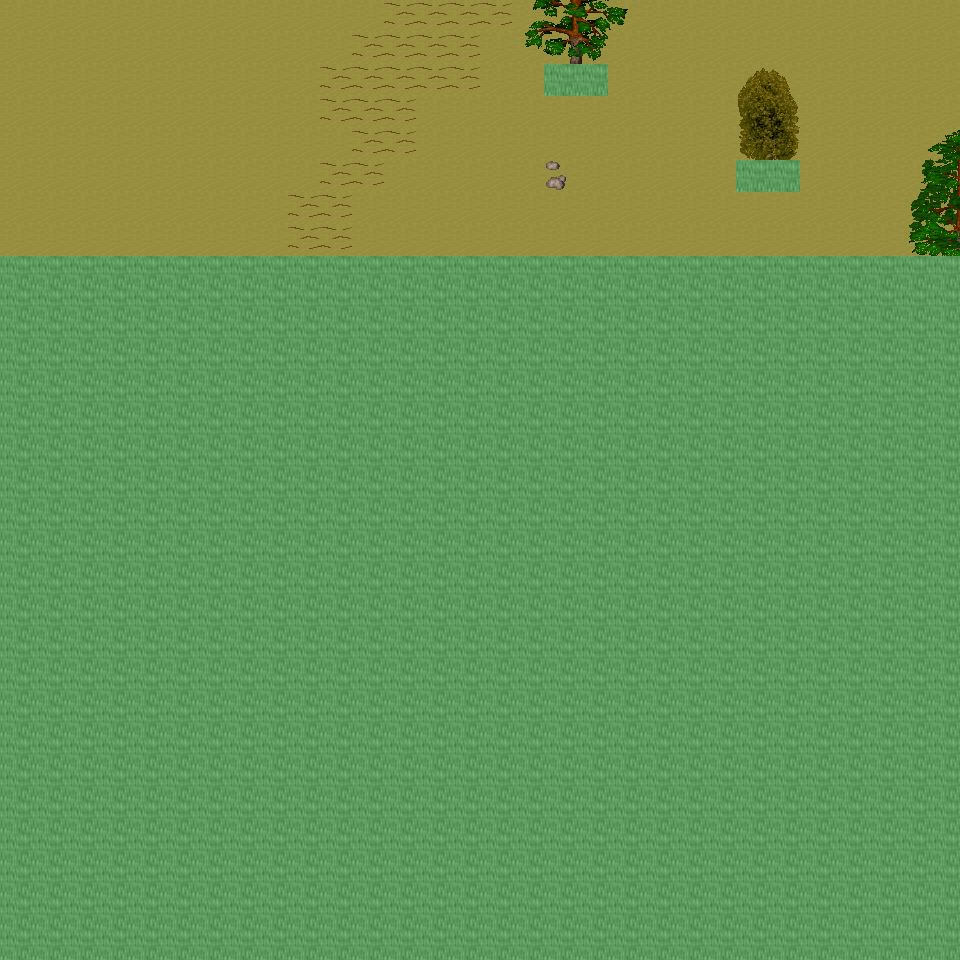

This is a level from a 2D game, rendered from its Tiled map with the project's own tilesets. A one-line summary and the map file follow, with tile-layer data summarised:
An orthogonal 30x30 tile map with 32x32 px tiles, 6 tile layers (Ground, Object, Object2, Above, ...), 32 tilesets and 3 objects (3x mapchange).

<map version="1.0" orientation="orthogonal" renderorder="right-down" width="30" height="30" tilewidth="32" tileheight="32" nextobjectid="4">
  <tileset firstgid="1" name="tileset_ground_ground" tilewidth="32" tileheight="32" tilecount="33" columns="3">
    <image source="../drawable/tileset_ground_ground.png" width="96" height="352" />
  </tileset>
  <tileset firstgid="34" name="tileset_ground_rock_pebbles" tilewidth="32" tileheight="32" tilecount="3" columns="1">
    <image source="../drawable/tileset_ground_rock_pebbles.png" width="32" height="96" />
  </tileset>
  <tileset firstgid="37" name="tileset_ground_grass_edges" tilewidth="32" tileheight="32" tilecount="36" columns="12">
    <image source="../drawable/tileset_ground_grass_edges.png" width="384" height="96" />
  </tileset>
  <tileset firstgid="73" name="tileset_plant_flower_daisy_white" tilewidth="32" tileheight="32" tilecount="8" columns="2">
    <image source="../drawable/tileset_plant_flower_daisy_white.png" width="64" height="128" />
  </tileset>
  <tileset firstgid="81" name="tileset_ground_ridge_earth_dark" tilewidth="32" tileheight="32" tilecount="96" columns="12">
    <image source="../drawable/tileset_ground_ridge_earth_dark.png" width="384" height="256" />
  </tileset>
  <tileset firstgid="177" name="tileset_plant_grasses" tilewidth="32" tileheight="32" tilecount="6" columns="3">
    <image source="../drawable/tileset_plant_grasses.png" width="96" height="64" />
  </tileset>
  <tileset firstgid="183" name="tileset_ground_earth_edges" tilewidth="32" tileheight="32" tilecount="18" columns="6">
    <image source="../drawable/tileset_ground_earth_edges.png" width="192" height="96" />
  </tileset>
  <tileset firstgid="201" name="tileset_item_statue_green_stone_3" tilewidth="32" tileheight="32" tilecount="3" columns="1">
    <image source="../drawable/tileset_item_statue_green_stone_3.png" width="32" height="96" />
  </tileset>
  <tileset firstgid="204" name="tileset_ground_rock_rocks_2" tilewidth="32" tileheight="32" tilecount="4" columns="2">
    <image source="../drawable/tileset_ground_rock_rocks_2.png" width="64" height="64" />
  </tileset>
  <tileset firstgid="208" name="tileset_item_corpse_huge_animal" tilewidth="32" tileheight="32" tilecount="16" columns="2">
    <image source="../drawable/tileset_item_corpse_huge_animal.png" width="64" height="256" />
  </tileset>
  <tileset firstgid="224" name="tileset_item_statue_green_stone" tilewidth="32" tileheight="32" tilecount="12" columns="4">
    <image source="../drawable/tileset_item_statue_green_stone.png" width="128" height="96" />
  </tileset>
  <tileset firstgid="236" name="tileset_logic_collision" tilewidth="32" tileheight="32" tilecount="1" columns="1">
    <image source="../drawable/tileset_logic_collision.png" width="32" height="32" />
  </tileset>
  <tileset firstgid="237" name="tileset_plant_tree_taller_trees" tilewidth="32" tileheight="32" tilecount="32" columns="8">
    <image source="../drawable/tileset_plant_tree_taller_trees.png" width="256" height="128" />
  </tileset>
  <tileset firstgid="269" name="tileset_plant_tree_spruce" tilewidth="32" tileheight="32" tilecount="6" columns="2">
    <image source="../drawable/tileset_plant_tree_spruce.png" width="64" height="96" />
  </tileset>
  <tileset firstgid="275" name="tileset_plant_bush_bush_mult_colored" tilewidth="32" tileheight="32" tilecount="6" columns="3">
    <image source="../drawable/tileset_plant_bush_bush_mult_colored.png" width="96" height="64" />
  </tileset>
  <tileset firstgid="281" name="tileset_plant_bush_bush_pinks" tilewidth="32" tileheight="32" tilecount="4" columns="2">
    <image source="../drawable/tileset_plant_bush_bush_pinks.png" width="64" height="64" />
  </tileset>
  <tileset firstgid="285" name="tileset_plant_flower_flower_bed_1" tilewidth="32" tileheight="32" tilecount="35" columns="7">
    <image source="../drawable/tileset_plant_flower_flower_bed_1.png" width="224" height="160" />
  </tileset>
  <tileset firstgid="320" name="tileset_plant_flower_small_flower_bed" tilewidth="32" tileheight="32" tilecount="12" columns="3">
    <image source="../drawable/tileset_plant_flower_small_flower_bed.png" width="96" height="128" />
  </tileset>
  <tileset firstgid="332" name="tileset_plant_flower_small_flower_bed_2" tilewidth="32" tileheight="32" tilecount="12" columns="3">
    <image source="../drawable/tileset_plant_flower_small_flower_bed_2.png" width="96" height="128" />
  </tileset>
  <tileset firstgid="344" name="tileset_furniture_chair_bench_wooden" tilewidth="32" tileheight="32" tilecount="8" columns="2">
    <image source="../drawable/tileset_furniture_chair_bench_wooden.png" width="64" height="128" />
  </tileset>
  <tileset firstgid="352" name="tileset_building_decoration_pool" tilewidth="32" tileheight="32" tilecount="9" columns="3">
    <image source="../drawable/tileset_building_decoration_pool.png" width="96" height="96" />
  </tileset>
  <tileset firstgid="361" name="tileset_building_decoration_stone_details" tilewidth="32" tileheight="32" tilecount="4" columns="2">
    <image source="../drawable/tileset_building_decoration_stone_details.png" width="64" height="64" />
  </tileset>
  <tileset firstgid="365" name="tileset_building_decoration_orbpedestal" tilewidth="32" tileheight="32" tilecount="2" columns="1">
    <image source="../drawable/tileset_building_decoration_orbpedestal.png" width="32" height="64" />
  </tileset>
  <tileset firstgid="367" name="tileset_object_birds" tilewidth="32" tileheight="32" tilecount="4" columns="2">
    <image source="../drawable/tileset_object_birds.png" width="64" height="64" />
  </tileset>
  <tileset firstgid="371" name="tileset_building_gazebo" tilewidth="32" tileheight="32" tilecount="21" columns="3">
    <image source="../drawable/tileset_building_gazebo.png" width="96" height="224" />
  </tileset>
  <tileset firstgid="392" name="tileset_ground_green_paving" tilewidth="32" tileheight="32" tilecount="18" columns="3">
    <image source="../drawable/tileset_ground_green_paving.png" width="96" height="192" />
  </tileset>
  <tileset firstgid="410" name="tileset_plant_tree_pine_tree" tilewidth="32" tileheight="32" tilecount="20" columns="4">
    <image source="../drawable/tileset_plant_tree_pine_tree.png" width="128" height="160" />
  </tileset>
  <tileset firstgid="430" name="tileset_plant_tree_pine_tree_1" tilewidth="32" tileheight="32" tilecount="20" columns="4">
    <image source="../drawable/tileset_plant_tree_pine_tree_1.png" width="128" height="160" />
  </tileset>
  <tileset firstgid="450" name="tileset_plant_tree_cherry_blossom_tree" tilewidth="32" tileheight="32" tilecount="9" columns="3">
    <image source="../drawable/tileset_plant_tree_cherry_blossom_tree.png" width="96" height="96" />
  </tileset>
  <tileset firstgid="459" name="tileset_plant_bushes_and_trees" tilewidth="32" tileheight="32" tilecount="144" columns="16">
    <image source="../drawable/tileset_plant_bushes_and_trees.png" width="512" height="289" />
  </tileset>
  <tileset firstgid="603" name="tileset_plant_bush_leafy" tilewidth="32" tileheight="32" tilecount="48" columns="8">
    <image source="../drawable/tileset_plant_bush_leafy.png" width="256" height="192" />
  </tileset>
  <tileset firstgid="651" name="tileset_plant_bush_flowering" tilewidth="32" tileheight="32" tilecount="72" columns="8">
    <image source="../drawable/tileset_plant_bush_flowering.png" width="256" height="288" />
  </tileset>
  <layer name="Ground" width="30" height="30">
    <data>[900 cells, 240 non-empty, 1 distinct tile ids]</data>
  </layer>
  <layer name="Object" width="30" height="30">
    <data>[900 cells, 29 non-empty, 7 distinct tile ids]</data>
  </layer>
  <layer name="Object2" width="30" height="30">
    <data>[900 cells, 0 non-empty, 0 distinct tile ids]</data>
  </layer>
  <layer name="Above" width="30" height="30">
    <data>[900 cells, 22 non-empty, 22 distinct tile ids]</data>
  </layer>
  <layer name="Above2" width="30" height="30">
    <data>[900 cells, 0 non-empty, 0 distinct tile ids]</data>
  </layer>
  <layer name="Walkable" width="30" height="30">
    <data>[900 cells, 664 non-empty, 1 distinct tile ids]</data>
  </layer>
  <objectgroup name="MapEvents">
    <object id="1" name="north" type="mapchange" x="0" y="0" width="960" height="32">
      <properties>
        <property name="map" value="0_ados_mountain_n2_w2_x1_y3" />
        <property name="place" value="south" />
      </properties>
    </object>
    <object id="2" name="west" type="mapchange" x="0" y="0" width="32" height="256">
      <properties>
        <property name="map" value="0_ados_mountain_n2_w2_x0_y4" />
        <property name="place" value="east" />
      </properties>
    </object>
    <object id="3" name="east" type="mapchange" x="928" y="0" width="32" height="256">
      <properties>
        <property name="map" value="0_ados_mountain_n2_w2_x2_y4" />
        <property name="place" value="west" />
      </properties>
    </object>
  </objectgroup>
</map>
